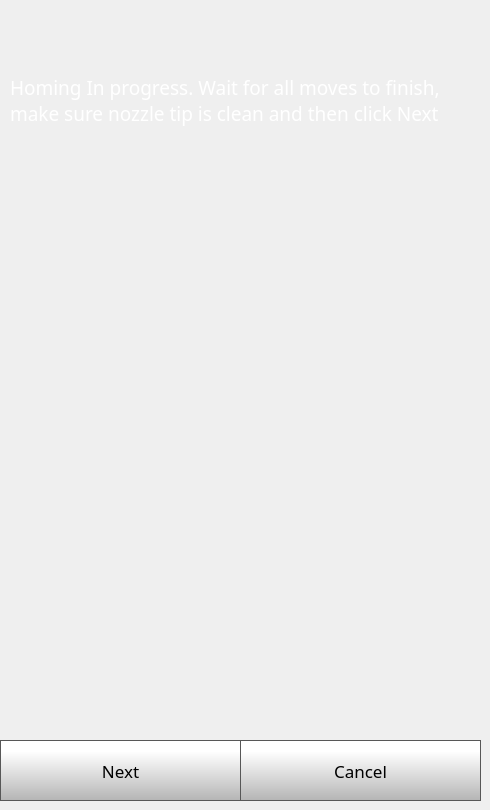
    <widget class="QWidget" name="quickStep1Page">
     <widget class="QPushButton" name="quickStep1CancelButton">
      <property name="geometry">
       <rect>
        <x>240</x>
        <y>740</y>
        <width>241</width>
        <height>61</height>
       </rect>
      </property>
      <property name="font">
       <font>
        <family>Gotham</family>
        <pointsize>13</pointsize>
       </font>
      </property>
      <property name="styleSheet">
       <string notr="true">QPushButton {
     border: 1px solid rgb(87, 87, 87);
	background-color: qlineargradient(spread:pad, x1:0, y1:1, x2:0, y2:0.188, stop:0 rgba(180, 180, 180, 255), stop:1 rgba(255, 255, 255, 255));


}

QPushButton:pressed {
    background-color: qlineargradient(x1: 0, y1: 0, x2: 0, y2: 1,
                                      stop: 0 #dadbde, stop: 1 #f6f7fa);
}

QPushButton:flat {
    border: none; /* no border for a flat push button */
}

QPushButton:default {
    border-color: navy; /* make the default button prominent */
}

QPushButton:focus {
	outline: none;
}</string>
      </property>
      <property name="text">
       <string>Cancel</string>
      </property>
      <property name="iconSize">
       <size>
        <width>40</width>
        <height>40</height>
       </size>
      </property>
     </widget>
     <widget class="QPushButton" name="quickStep1NextButton">
      <property name="geometry">
       <rect>
        <x>0</x>
        <y>740</y>
        <width>241</width>
        <height>61</height>
       </rect>
      </property>
      <property name="font">
       <font>
        <family>Gotham</family>
        <pointsize>13</pointsize>
       </font>
      </property>
      <property name="styleSheet">
       <string notr="true">QPushButton {
     border: 1px solid rgb(87, 87, 87);
	background-color: qlineargradient(spread:pad, x1:0, y1:1, x2:0, y2:0.188, stop:0 rgba(180, 180, 180, 255), stop:1 rgba(255, 255, 255, 255));


}

QPushButton:pressed {
    background-color: qlineargradient(x1: 0, y1: 0, x2: 0, y2: 1,
                                      stop: 0 #dadbde, stop: 1 #f6f7fa);
}

QPushButton:flat {
    border: none; /* no border for a flat push button */
}

QPushButton:default {
    border-color: navy; /* make the default button prominent */
}

QPushButton:focus {
	outline: none;
}</string>
      </property>
      <property name="text">
       <string>Next</string>
      </property>
      <property name="iconSize">
       <size>
        <width>40</width>
        <height>40</height>
       </size>
      </property>
     </widget>
     <widget class="QLabel" name="calibrateLabel_6">
      <property name="geometry">
       <rect>
        <x>10</x>
        <y>10</y>
        <width>461</width>
        <height>181</height>
       </rect>
      </property>
      <property name="font">
       <font>
        <family>Gotham</family>
        <pointsize>14</pointsize>
        <weight>50</weight>
        <bold>false</bold>
       </font>
      </property>
      <property name="styleSheet">
       <string notr="true">color: rgb(255, 255, 255);</string>
      </property>
      <property name="text">
       <string>Homing In progress. Wait for all moves to finish, make sure nozzle tip is clean and then click Next</string>
      </property>
      <property name="wordWrap">
       <bool>true</bool>
      </property>
     </widget>
    </widget>
